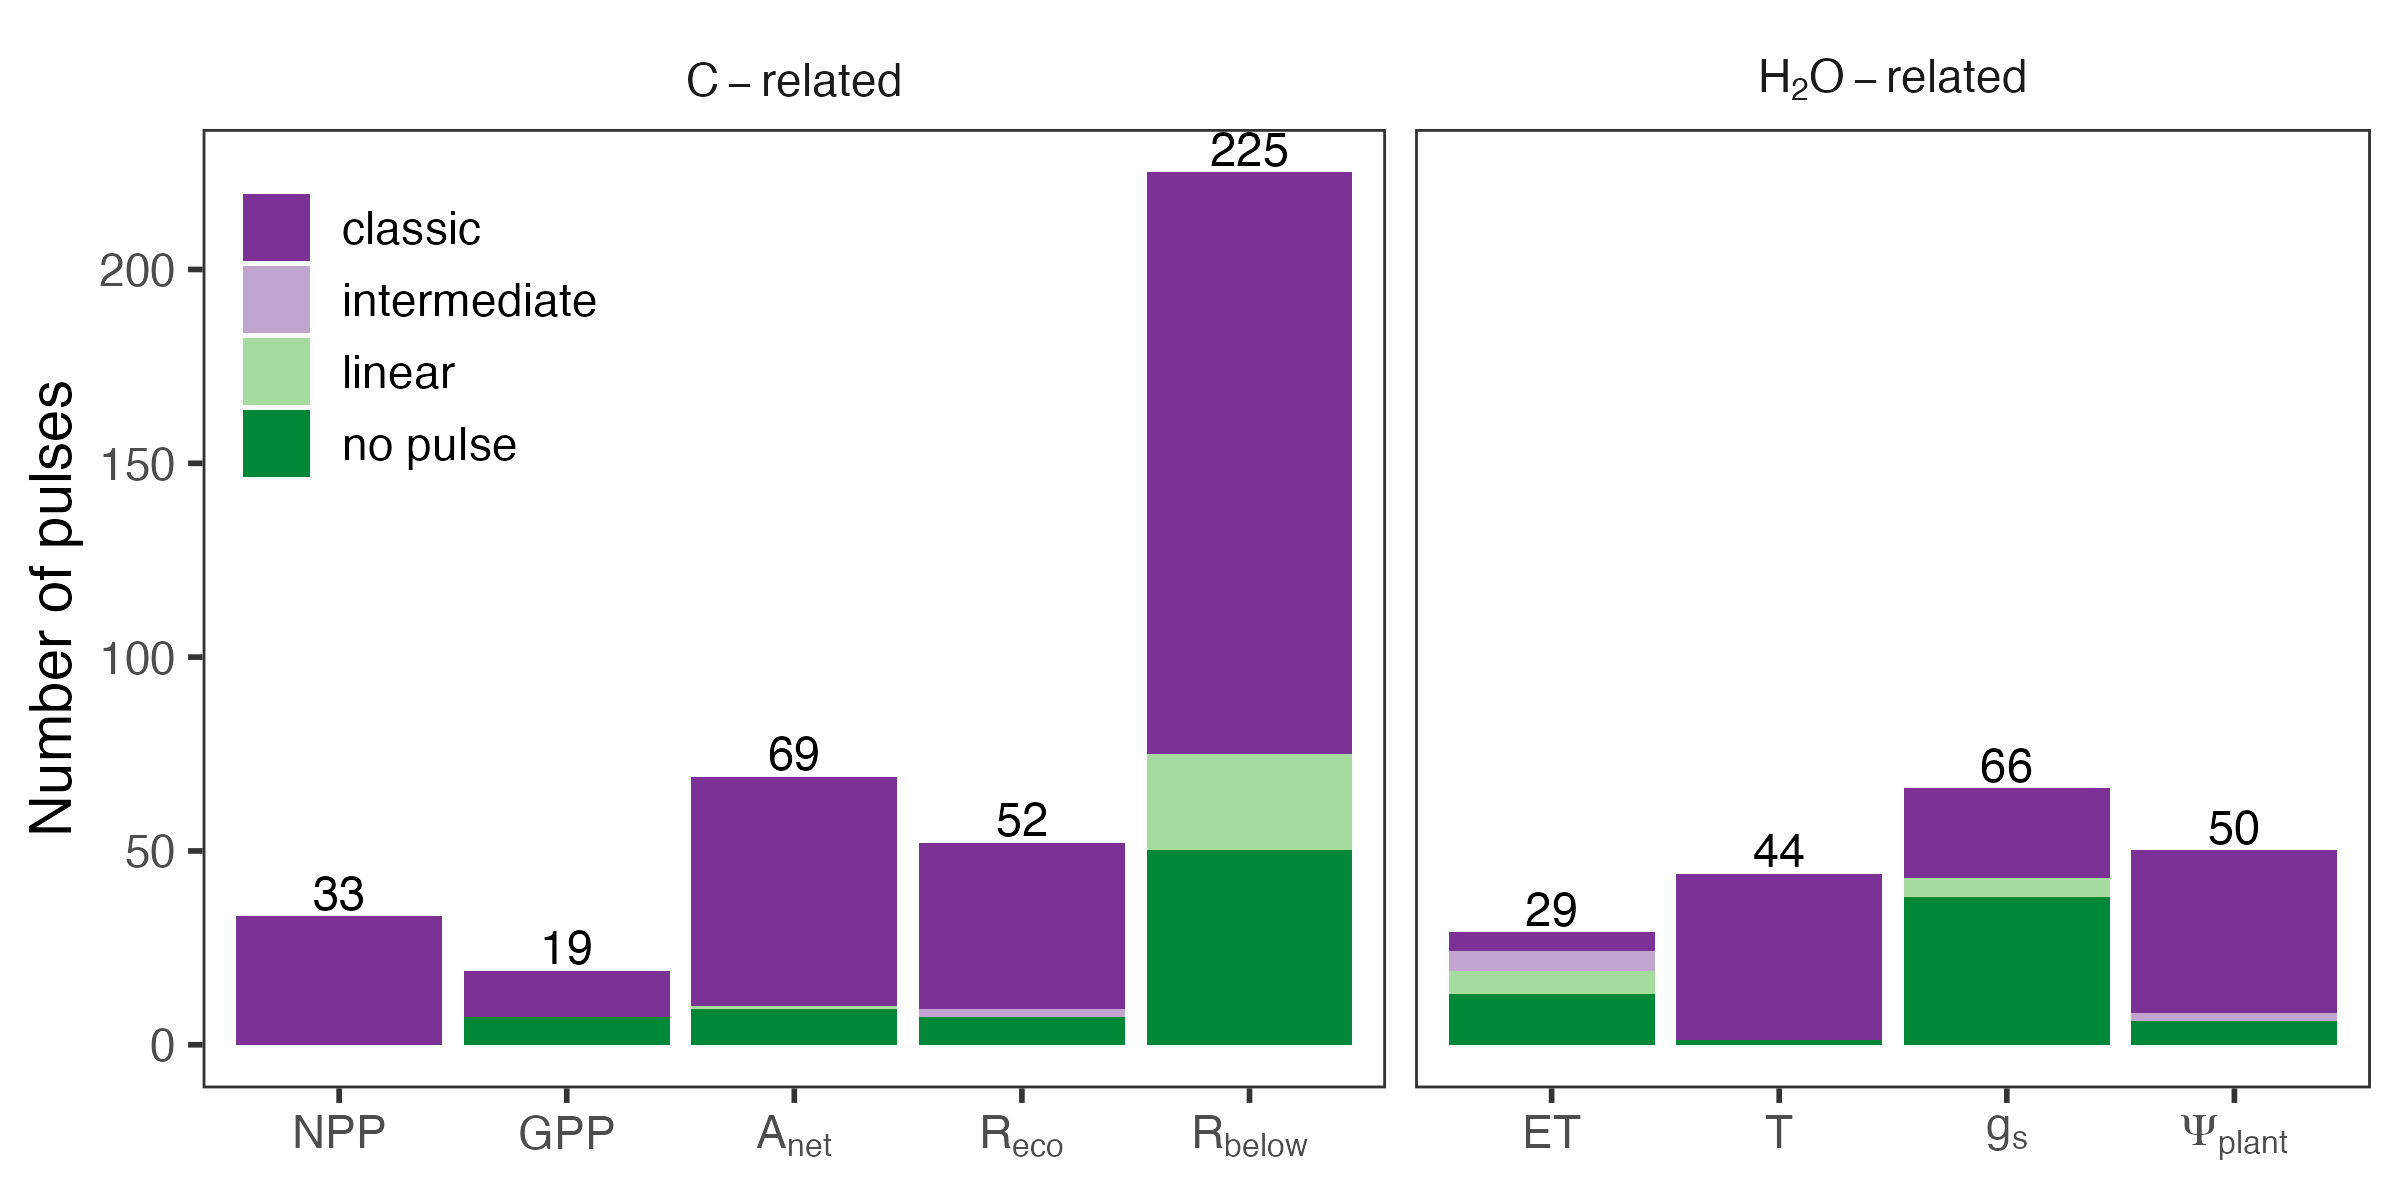

The R source for this figure:
### Stacked histogram

library(tidyverse)
library(ggforce) # for facet grids
library(cowplot) # for ggsave2

path_out = "./figures/" # set save path

# Load output data
load("data_output/df_all.Rdata") # df_all

df_all2 <- df_all %>%
  mutate(varGroup = as.factor(varGroup), 
         Sample.unit = factor(Sample.unit, levels = c("leaf", "individual", "plot/collar", "footprint")), 
         Pulse.type = as.factor(Pulse.type), 
         response_cat = as.factor(response_cat),
         varGroup2 = case_when(varGroup == "carbon" ~ "C-related",
                               varGroup == "water" ~ "H[2]*O-related"),
         varType = factor(varType, levels = c("NPP", "GPP", "Anet",
                                               "ecosystemR", "belowgroundR",
                                               "ET", "T", "Gs", "PWP")))
         # varType2 = case_when(varType == "Anet" ~ "A[net]",
         #                      varType == "belowgroundR" ~ "R[below]",
         #                      varType == "ecosystemR" ~ "R[eco]",
         #                      varType == "Gs" ~ "g[s]",
         #                      varType == "PWP" ~ "Psi[plant]",
         #                      .default = as.character(varType)))
#df_all$varType <- factor(df_all$Sample.unit, levels = c("leaf", "individual", "plot/collar", "footprint"))
tot_df <- df_all2 %>%
  group_by(varType, varGroup2) %>% 
  count()

tot_df2 <- df_all2 %>%
  group_by(varGroup2, response_cat) %>%
  count()

labs <- c("NPP", "GPP", "A[net]", "R[eco]", "R[below]",
          "ET", "T", "g[s]", "Psi[plant]")
# labs1 <- lapply(c("C-related", "H[2]O-related"), function(i) bquote(.(i)))

fig2 <- ggplot(df_all2, aes(x = varType)) +
  geom_bar(position = "stack", 
           aes(fill = response_cat)) +
  geom_text(data = tot_df,
            aes(x = varType,  y = n, label = n),
            vjust = -0.2,
            size = 4) +
  scale_y_continuous("Number of pulses") +
  scale_x_discrete(labels = parse(text = labs), breaks = levels(df_all2$varType)) +
  scale_fill_brewer(palette = "PRGn",
                    labels = c("classic", "intermediate", "linear", "no pulse")) +
  facet_row("varGroup2", scales = "free_x", space = "free",
            labeller = label_parsed) +
  theme_bw(base_size = 14) +
  theme(panel.grid = element_blank(),
        strip.background = element_blank(),
        axis.title.x = element_blank(),
        legend.title = element_blank(),
        legend.position = c(0.1, 0.8),
        legend.background = element_rect(fill = NA))

ggsave2("fig2.png", plot = fig2, path = path_out, width = 8, height = 4)


